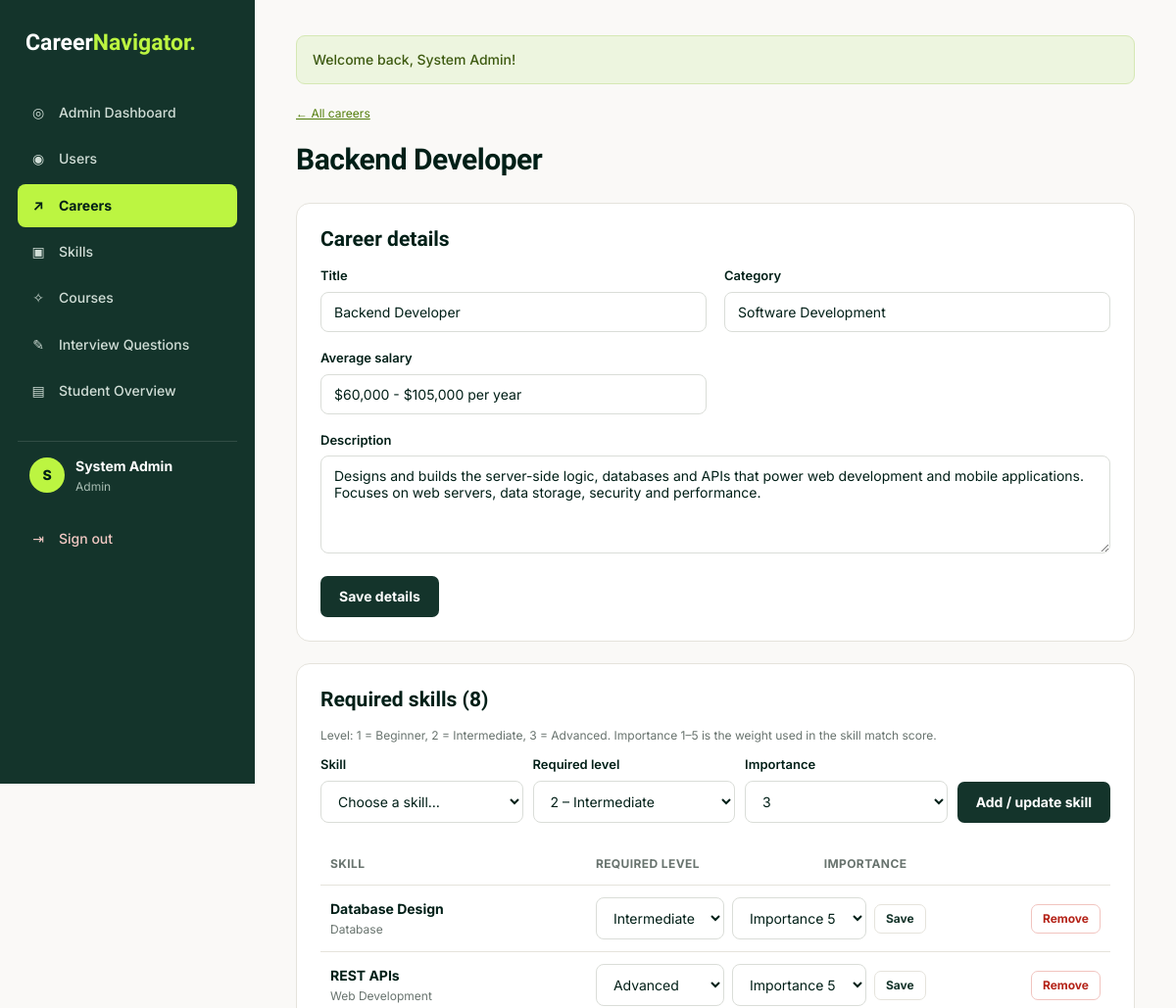
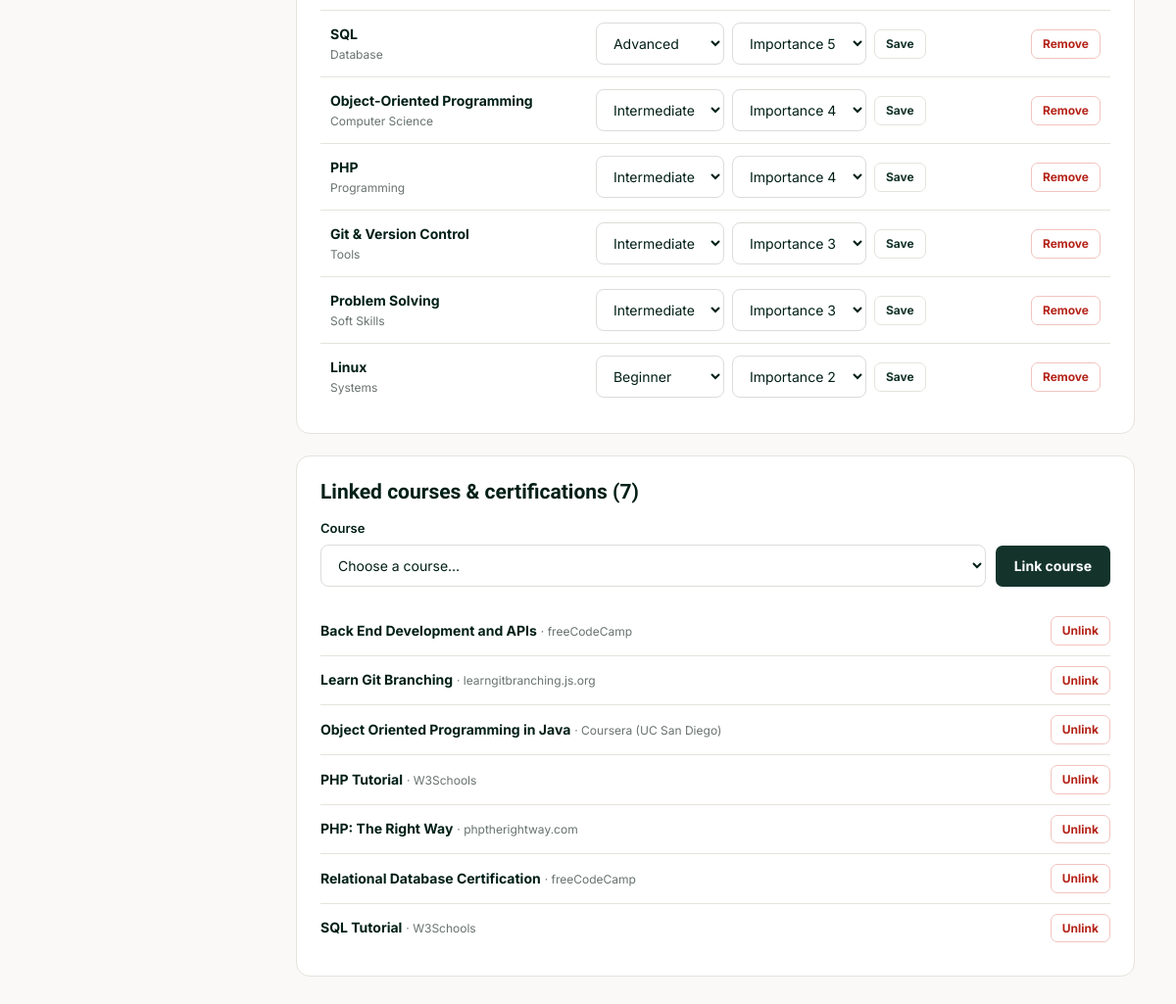
/admin/career_edit.php?id=2 (signed in), run on the app's committed database (2 pictures, top to bottom).
### tables this page shows
CREATE TABLE `users` (
  `id` int(11) NOT NULL AUTO_INCREMENT,
  `name` varchar(100) NOT NULL,
  `email` varchar(150) NOT NULL,
  `password` varchar(255) NOT NULL,
  `role` enum('student','advisor','admin') DEFAULT 'student',
  `created_at` timestamp NOT NULL DEFAULT current_timestamp(),
  `email_verified_at` datetime DEFAULT NULL,
  `verification_token_hash` char(64) DEFAULT NULL,
  `verification_expires_at` datetime DEFAULT NULL,
  `verification_sent_at` datetime DEFAULT NULL,
  PRIMARY KEY (`id`),
  UNIQUE KEY `email` (`email`),
  UNIQUE KEY `verification_token_hash` (`verification_token_hash`)
);

CREATE TABLE `careers` (
  `id` int(11) NOT NULL AUTO_INCREMENT,
  `title` varchar(150) NOT NULL,
  `description` text DEFAULT NULL,
  `category` varchar(100) DEFAULT NULL,
  `average_salary` varchar(100) DEFAULT NULL,
  PRIMARY KEY (`id`)
);

CREATE TABLE `career_skills` (
  `id` int(11) NOT NULL AUTO_INCREMENT,
  `career_id` int(11) NOT NULL,
  `skill_id` int(11) NOT NULL,
  `required_level` tinyint(4) DEFAULT 1,
  `importance` tinyint(4) DEFAULT 1,
  PRIMARY KEY (`id`),
  UNIQUE KEY `unique_career_skill` (`career_id`,`skill_id`),
  KEY `skill_id` (`skill_id`),
  CONSTRAINT `career_skills_ibfk_1` FOREIGN KEY (`career_id`) REFERENCES `careers` (`id`) ON DELETE CASCADE,
  CONSTRAINT `career_skills_ibfk_2` FOREIGN KEY (`skill_id`) REFERENCES `skills` (`id`) ON DELETE CASCADE
);

CREATE TABLE `skills` (
  `id` int(11) NOT NULL AUTO_INCREMENT,
  `name` varchar(100) NOT NULL,
  `category` varchar(100) DEFAULT NULL,
  PRIMARY KEY (`id`),
  UNIQUE KEY `name` (`name`)
);

CREATE TABLE `courses` (
  `id` int(11) NOT NULL AUTO_INCREMENT,
  `title` varchar(200) NOT NULL,
  `provider` varchar(150) DEFAULT NULL,
  `description` text DEFAULT NULL,
  `course_url` varchar(255) DEFAULT NULL,
  `skill_id` int(11) DEFAULT NULL,
  PRIMARY KEY (`id`),
  KEY `skill_id` (`skill_id`),
  CONSTRAINT `courses_ibfk_1` FOREIGN KEY (`skill_id`) REFERENCES `skills` (`id`) ON DELETE SET NULL
);

### includes/functions.php (called while the page is built, shortened)
<?php
function e($value): string
{
    return htmlspecialchars((string) $value, ENT_QUOTES, 'UTF-8');
}
function url(string $path = ''): string
{
    return BASE_URL . ltrim($path, '/');
}
function current_user(): ?array
{
    return $_SESSION['user'] ?? null;
}
function current_user_id(): int
{
    return (int) ($_SESSION['user']['id'] ?? 0);
}
function refresh_current_user(PDO $pdo): void
{
    $stmt = $pdo->prepare("SELECT id, name, email, role FROM users WHERE id = ?");
    $stmt->execute([current_user_id()]);
}
function get_flashes(): array
{
    $messages = $_SESSION['flash'] ?? [];
    return $messages;
}
function level_name(int $number): string
{
    $names = [0 => 'None', 1 => 'Beginner', 2 => 'Intermediate', 3 => 'Advanced'];
    return $names[$number] ?? 'None';
}

### includes/init.php (called while the page is built, shortened)
<?php
require_once __DIR__ . '/../config/db.php';
require_once __DIR__ . '/functions.php';
refresh_current_user($pdo);

### admin/career_edit.php (the view, shortened to what this page needs)
<?php
require_once __DIR__ . '/../includes/init.php';
$careerId = input_int($_GET, 'id');
$stmt = $pdo->prepare("SELECT * FROM careers WHERE id = ?");
$stmt->execute([$careerId]);
$career = $stmt->fetch(PDO::FETCH_ASSOC);
$errors = [];
$form = $errors ? $_POST : $career;
$stmt = $pdo->prepare(
    "SELECT cs.*, s.name, s.category FROM career_skills cs JOIN skills s ON s.id = cs.skill_id
     WHERE cs.career_id = ? ORDER BY cs.importance DESC, s.name"
);
$stmt->execute([$careerId]);
$requiredSkills = $stmt->fetchAll(PDO::FETCH_ASSOC);
$stmt = $pdo->prepare(
    "SELECT c.id, c.title, c.provider FROM career_courses cc JOIN courses c ON c.id = cc.course_id
     WHERE cc.career_id = ? ORDER BY c.title"
);
$stmt->execute([$careerId]);
$linkedCourses = $stmt->fetchAll(PDO::FETCH_ASSOC);
$stmt = $pdo->prepare(
    "SELECT id, title FROM courses WHERE id NOT IN (SELECT course_id FROM career_courses WHERE career_id = ?) ORDER BY title"
);
$stmt->execute([$careerId]);
$otherCourses = $stmt->fetchAll(PDO::FETCH_ASSOC);
$activePage = 'careers';
require __DIR__ . '/../includes/header.php';
?>
<div class="page-header">
    <div>
        <a href="careers.php" class="small">&larr; All careers</a>
        <h1 class="mt"><?= e($career['title']) ?></h1>
    </div>
</div>
<div class="card">
    <h2>Career details</h2>
    <form method="POST">
        <div class="form-grid">
            <div class="form-group"><label for="title">Title</label>
                <input type="text" id="title" name="title" maxlength="150" required value="<?= e($form['title']) ?>"></div>
            <div class="form-group"><label for="category">Category</label>
                <input type="text" id="category" name="category" maxlength="100" value="<?= e($form['category']) ?>"></div>
            <div class="form-group"><label for="average_salary">Average salary</label>
                <input type="text" id="average_salary" name="average_salary" maxlength="100" value="<?= e($form['average_salary']) ?>"></div>
            <div class="form-group full"><label for="description">Description</label>
                <textarea id="description" name="description"><?= e($form['description']) ?></textarea></div>
        </div>
        <button type="submit" class="btn btn-primary">Save details</button>
    </form>
</div>
<div class="card" id="skills">
    <h2>Required skills (<?= count($requiredSkills) ?>)</h2>
    <p class="muted small">Level: 1 = Beginner, 2 = Intermediate, 3 = Advanced. Importance 1–5 is the weight used in the skill match score.</p>
    <form method="POST" class="filters">
        <div class="form-group"><label for="skill_id">Skill</label>
            <select id="skill_id" name="skill_id" required>
                <option value="">Choose a skill…</option>
            </select></div>
        <div class="form-group"><label for="required_level">Required level</label>
            <select id="required_level" name="required_level">
                <option value="1">1 – Beginner</option><option value="2" selected>2 – Intermediate</option><option value="3">3 – Advanced</option>
            </select></div>
        <div class="form-group"><label for="importance">Importance</label>
            <select id="importance" name="importance">
                <?php for ($i = 1; $i <= 5; $i++): ?><option value="<?= $i ?>" <?= $i === 3 ? 'selected' : '' ?>><?= $i ?></option><?php endfor; ?>
            </select></div>
        <button type="submit" class="btn btn-primary">Add / update skill</button>
    </form>
    <?php if (!$requiredSkills): ?>
        <div class="empty">No required skills yet. This career will always score low until skills are added.</div>
    <?php else: ?>
        <div class="table-wrap">
            <table>
                <thead><tr><th>Skill</th><th>Required level</th><th>Importance</th><th></th></tr></thead>
                <tbody>
                <?php foreach ($requiredSkills as $s): ?>
                    <tr>
                        <td><strong><?= e($s['name']) ?></strong><div class="small muted"><?= e($s['category']) ?></div></td>
                        <td colspan="2">
                            <form method="POST" class="btn-group">
                                <select name="required_level" style="width:auto" aria-label="Required level">
                                    <?php for ($i = 1; $i <= 3; $i++): ?>
                                        <option value="<?= $i ?>" <?= (int) $s['required_level'] === $i ? 'selected' : '' ?>><?= level_name($i) ?></option>
                                    <?php endfor; ?>
                                </select>
                                <select name="importance" style="width:auto" aria-label="Importance">
                                    <?php for ($i = 1; $i <= 5; $i++): ?>
                                        <option value="<?= $i ?>" <?= (int) $s['importance'] === $i ? 'selected' : '' ?>>Importance <?= $i ?></option>
                                    <?php endfor; ?>
                                </select>
                                <button type="submit" class="btn btn-secondary btn-sm">Save</button>
                            </form>
                        </td>
                        <td class="text-right">
                            <form method="POST" class="inline-form" data-confirm="Remove this skill requirement?">
                                <button type="submit" class="btn btn-danger btn-sm">Remove</button>
                            </form>
                        </td>
                    </tr>
                <?php endforeach; ?>
                </tbody>
            </table>
        </div>
    <?php endif; ?>
</div>
<div class="card" id="courses">
    <h2>Linked courses &amp; certifications (<?= count($linkedCourses) ?>)</h2>
    <?php if ($otherCourses): ?>
        <form method="POST" class="filters">
            <div class="form-group"><label for="course_id">Course</label>
                <select id="course_id" name="course_id" required>
                    <option value="">Choose a course…</option>
                </select></div>
            <button type="submit" class="btn btn-primary">Link course</button>
        </form>
    <?php endif; ?>
    <ul class="list-plain">
        <?php foreach ($linkedCourses as $c): ?>
            <li class="match-top" style="margin:0">
                <span><strong><?= e($c['title']) ?></strong> <span class="small muted">· <?= e($c['provider']) ?></span></span>
                <form method="POST" class="inline-form">
                    <button type="submit" class="btn btn-danger btn-sm">Unlink</button>
                </form>
            </li>
        <?php endforeach; ?>
    </ul>
</div>
<?php require __DIR__ . '/../includes/footer.php'; ?>

### includes/header.php (shortened to what this page needs)
<?php
$user = current_user();
$activePage = $activePage ?? '';
$menus = [
    'student' => [
        'dashboard'       => ['dashboard.php', 'Dashboard', '◎'],
        'profile'         => ['profile.php', 'My Profile & Skills', '◉'],
        'projects'        => ['projects.php', 'My Projects', '▣'],
        'recommendations' => ['recommendations.php', 'Career Matches', '↗'],
        'roadmap'         => ['roadmap.php', 'Skill Gap & Roadmap', '▤'],
        'courses'         => ['courses.php', 'Courses & Certifications', '✧'],
        'interview'       => ['interview.php', 'Interview Practice', '✎'],
    ],
    'advisor' => [
        'advisor'   => ['advisor/index.php', 'My Students', '◎'],
        'courses'   => ['courses.php', 'Courses', '✧'],
        'interview' => ['interview.php', 'Question Bank', '✎'],
    ],
    'admin' => [
        'admin'      => ['admin/index.php', 'Admin Dashboard', '◎'],
        'users'      => ['admin/users.php', 'Users', '◉'],
        'careers'    => ['admin/careers.php', 'Careers', '↗'],
        'skills'     => ['admin/skills.php', 'Skills', '▣'],
        'courses'    => ['admin/courses.php', 'Courses', '✧'],
        'questions'  => ['admin/questions.php', 'Interview Questions', '✎'],
        'advisor'    => ['advisor/index.php', 'Student Overview', '▤'],
    ],
];
$menu = $user ? ($menus[$user['role']] ?? []) : [];
?>
<!DOCTYPE html>
<html lang="en">
<head>
    <link rel="stylesheet" href="<?= e(url('assets/css/style.css')) ?>">
</head>
<body>
<div class="app">
    <aside class="sidebar" id="sidebar">
        <div class="sidebar-top">
            <a href="<?= e(url('index.php')) ?>" class="logo logo-light">Career<span>Navigator.</span></a>
        </div>
        <nav class="side-nav" id="side-nav">
            <?php foreach ($menu as $key => [$link, $label, $icon]): ?>
                <a href="<?= e(url($link)) ?>" class="<?= $key === $activePage ? 'active' : '' ?>">
                    <span class="nav-icon"><?= $icon ?></span><?= e($label) ?>
                </a>
            <?php endforeach; ?>
            <?php if ($user): ?>
                <div class="side-user">
                    <div class="avatar"><?= e(strtoupper(mb_substr($user['name'], 0, 1))) ?></div>
                    <div>
                        <strong><?= e($user['name']) ?></strong>
                        <small><?= e(ucfirst($user['role'])) ?></small>
                    </div>
                </div>
                <a href="<?= e(url('logout.php')) ?>" class="logout-link"><span class="nav-icon">⇥</span>Sign out</a>
            <?php endif; ?>
        </nav>
    </aside>
    <main class="main">
        <?php foreach (get_flashes() as $f): ?>
            <div class="alert alert-<?= e($f['type']) ?>"><?= e($f['message']) ?></div>
        <?php endforeach; ?>

### data on the page
users: name "S", name "System Admin", role "Admin"
careers: title "Backend Developer", category "Software Development", average_salary "$60,000 - $105,000 per year", description "Designs and builds the server-side logic, databases and APIs that power web development and mobile applications. Focuses on web servers, data storage, security and performance."
career_skills: skill.name "Database Design", skill.category "Database", importance "Importance 5"
career_skills: skill.name "REST APIs", skill.category "Web Development", importance "Importance 5"
career_skills: skill.name "SQL", skill.category "Database", importance "Importance 5"
career_skills: skill.name "Object-Oriented Programming", skill.category "Computer Science", importance "Importance 4"
career_skills: skill.name "PHP", skill.category "Programming", importance "Importance 4"
career_skills: skill.name "Git & Version Control", skill.category "Tools", importance "Importance 3"
career_skills: skill.name "Problem Solving", skill.category "Soft Skills", importance "Importance 3"
career_skills: skill.name "Linux", skill.category "Systems", importance "Importance 2"
courses: title "Back End Development and APIs", provider "freeCodeCamp"
courses: title "Learn Git Branching", provider "learngitbranching.js.org"
courses: title "Object Oriented Programming in Java", provider "Coursera (UC San Diego)"
courses: title "PHP Tutorial", provider "W3Schools"
courses: title "PHP: The Right Way", provider "phptherightway.com"
courses: title "Relational Database Certification", provider "freeCodeCamp"
courses: title "SQL Tutorial", provider "W3Schools"

### other printed values
$icon "◎"
$label "Admin Dashboard"
$icon "◉"
$label "Users"
$icon "↗"
$label "Careers"
$icon "▣"
$label "Skills"
$icon "✧"
$label "Courses"
$icon "✎"
$label "Interview Questions"
$icon "▤"
$label "Student Overview"
$f['message'] "Welcome back, System Admin!"
